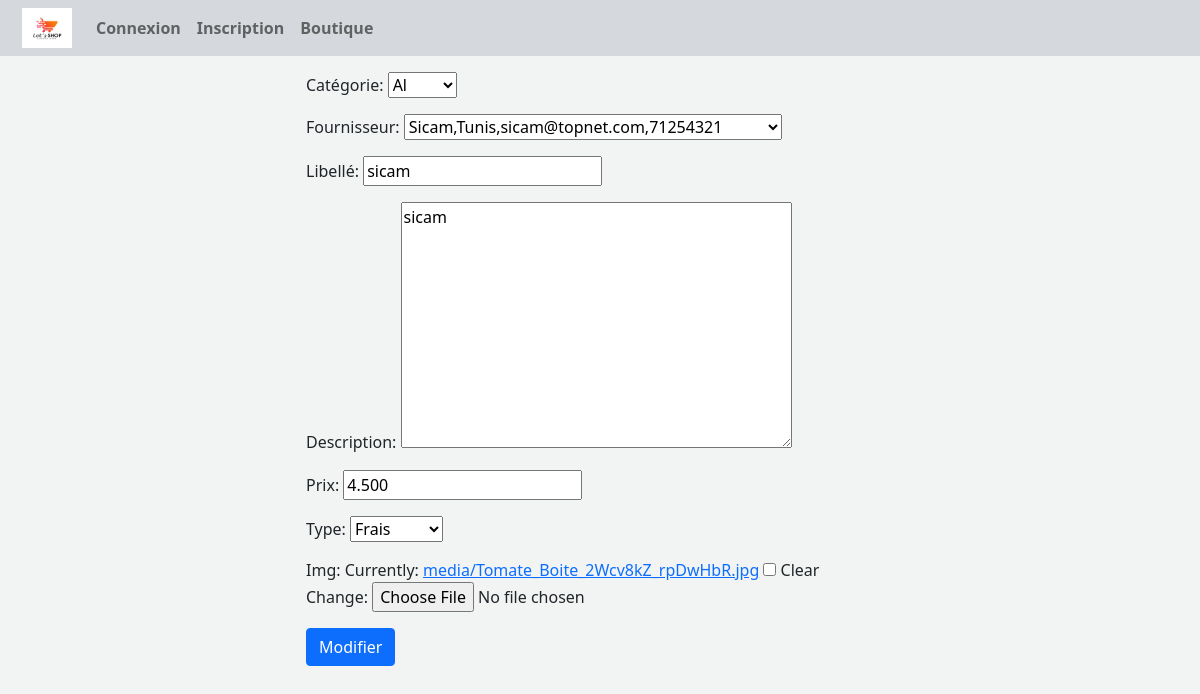
/magasin/editProduct/97/, run on the app's committed database.
### magasin/models.py (models this page shows, shortened)
class Produit(models.Model):
    catégorie = models.ForeignKey('Categorie', on_delete=models.CASCADE, null=True)
    fournisseur = models.ForeignKey('Fournisseur', on_delete=models.CASCADE, null=True)
    TYPE_CHOICES=[  ('em','emballé'),
                    ('fr','Frais'),
                    ('cs','Conserve')]
    libellé=models.CharField(max_length=100)
    description=models.TextField(default='non définie')
    prix=models.DecimalField(max_digits=10,decimal_places=3,default=0)
    type=models.CharField(max_length=2,choices=TYPE_CHOICES,default='em')
    img =models.ImageField(upload_to='media/', null=True, blank=True)

### magasin/views.py (the view)
# urls.py: path('editProduct/<int:pk>/', views.edit_product, name='edit_product'),
def edit_product(request, pk):
    product = get_object_or_404(Produit, pk=pk)
    if request.method == 'POST':
        form = ProduitForm(request.POST, request.FILES, instance=product)
        if form.is_valid():
            produit = form.save(commit=False)
            nouvelle_image = form.cleaned_data['img']
            if nouvelle_image:
                produit.img = nouvelle_image
            produit.save()
            return redirect('Catalogue')
    else:
        form = ProduitForm(instance=product)
        return render(request, 'Produits/edit_product.html', {'form': form})

### magasin/forms.py
class ProduitForm(ModelForm):
     class Meta :
        model = Produit
        fields = "__all__" #pour tous les champs de la table

### magasin/models.py (called while the page is built)
    def __str__(self):
        return self.name

    def __str__(self):
        return (self.nom+','+self.adresse+','+self.email+','+self.telephone)

### magasin/templates/Produits/edit_product.html (shortened to what this page needs)
{% extends 'magasin/base.html' %}
{% block content %}
<div class="container-fluid mt-3">
    <div class="row-9">
        <div class="col-lg-6 mx-auto">
            <form  method='POST' class="post-form" enctype="multipart/form-data">
                {{ form.as_p }}
                <button type="submit" class="btn btn-primary">Modifier</button>
            </form>
        </div>
    </div>
</div>
{% endblock %}

### magasin/templates/Produits/edit_product.html (style rules this page uses)
body { background-color:#F2F4F4; ; }

### data on the page
Produit: catégorie "Al", fournisseur "Sicam,Tunis,sicam@topnet.com,71254321", libellé "sicam", description "sicam", prix "4.500", type "Frais"
